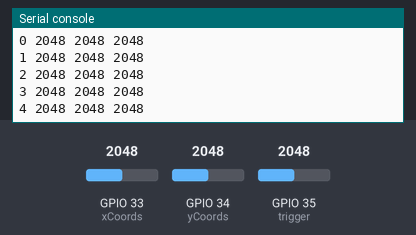
Bench run of a program on a simulated ESP32 board running MicroPython. Parts: the last lines printed to the serial console. The test bench sets the inputs (shaded band); at power-on: GPIO 33 (xCoords) = 2048, GPIO 34 (yCoords) = 2048, GPIO 35 (trigger) = 2048 (analog values on the 0–4095 scale).

Above: at 1.2 s.
1.3 s: GPIO 33 (xCoords) set to 2866
At 1.36 s:
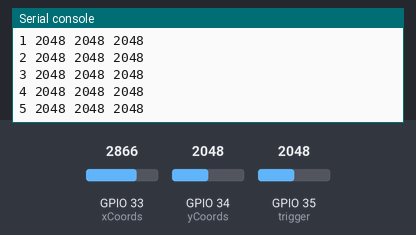
2.8 s: GPIO 34 (yCoords) set to 2866
At 2.96 s:
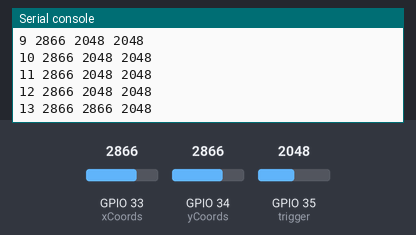
4.3 s: GPIO 35 (trigger) set to 2866
At 4.36 s:
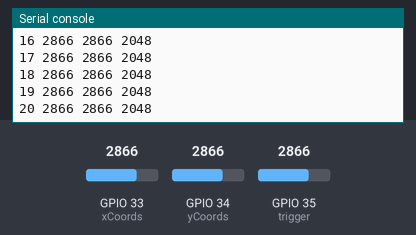
5.8 s: GPIO 33 (xCoords) set to 3603
At 5.97 s:
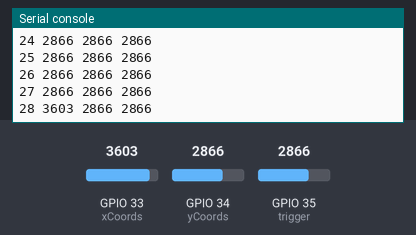
7.3 s: GPIO 34 (yCoords) set to 3603
At 7.37 s:
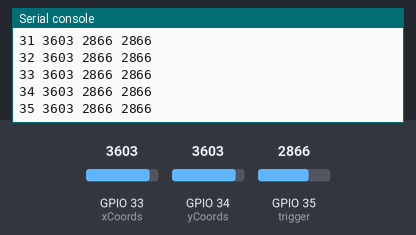
8.8 s: GPIO 35 (trigger) set to 3603
At 8.97 s:
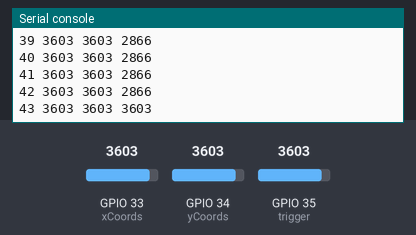
Timing chart, 0 to 11.3 s (numbered marks = the images above; inputs shaded):
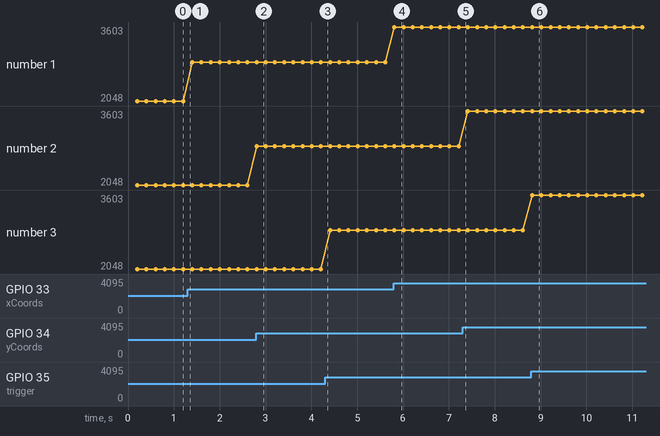

Measured:
- after the input at 2.8 s, the serial console: prints a new line at once (image 2)
- after the input at 5.8 s, the serial console: prints a new line at once (image 4)
- after the input at 8.8 s, the serial console: prints a new line at once (image 6)
- plotted number 1: 2048 → 2866 after the input at 1.3 s, 2866 → 3603 after the input at 5.8 s

The program:

joyStickControll.py
```python
import machine, time

xCoords = machine.ADC(machine.Pin(33))
xCoords.atten(machine.ADC.ATTN_11DB)

yCoords = machine.ADC(machine.Pin(34))
yCoords.atten(machine.ADC.ATTN_11DB)

trigger = machine.ADC(machine.Pin(35))
trigger.atten(machine.ADC.ATTN_11DB)

i=0
while True:
    time.sleep(0.2)
    print(i, xCoords.read(), yCoords.read(), trigger.read())
    i += 1
```
